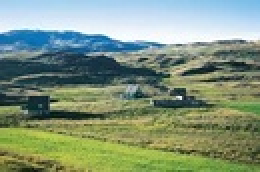
#> input picture 504 - Database Management System/KNN/dataset/all_sample/s1.jpg, 130 x 86 px, shrunk from 275 x 183 before the run (shown 2 times larger)
$ python KNN1.py
#> lines starting #> are read from the running program, lines starting #| are printed output that depends on the picture
import math

from PIL import Image


def load_images():
    train_images = [Image.open('dataset/all_sample/s1.jpg'), Image.open('dataset/all_sample/s2.jpg'),
                    Image.open('dataset/all_sample/s3.jpg'), Image.open('dataset/all_sample/s4.jpg'),
                    Image.open('dataset/all_sample/s5.jpg'), Image.open('dataset/all_sample/s6.jpg'),
                    Image.open('dataset/all_sample/s7.jpg'), Image.open('dataset/all_sample/s8.jpg')]
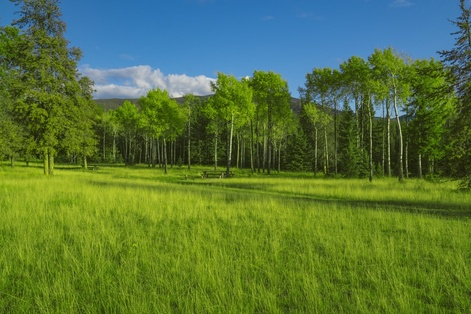
#> input picture 504 - Database Management System/KNN/dataset/all_sample/s2.jpg, 471 x 314 px, shrunk from 1000 x 667 before the run
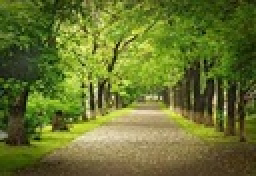
#> input picture 504 - Database Management System/KNN/dataset/all_sample/s3.jpg, 128 x 88 px, shrunk from 271 x 186 before the run (shown 2 times larger)
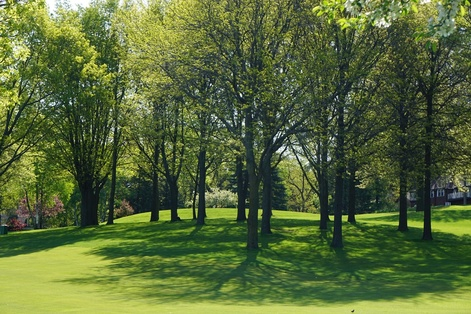
#> input picture 504 - Database Management System/KNN/dataset/all_sample/s4.jpg, 471 x 314 px, shrunk from 1000 x 667 before the run
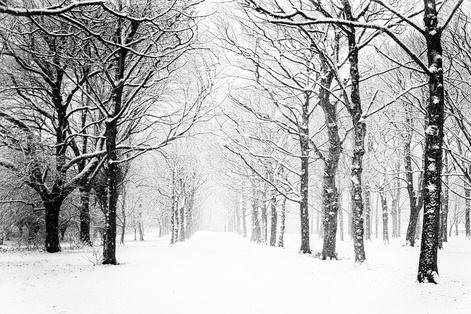
#> input picture 504 - Database Management System/KNN/dataset/all_sample/s5.jpg, 471 x 314 px, shrunk from 1000 x 665 before the run
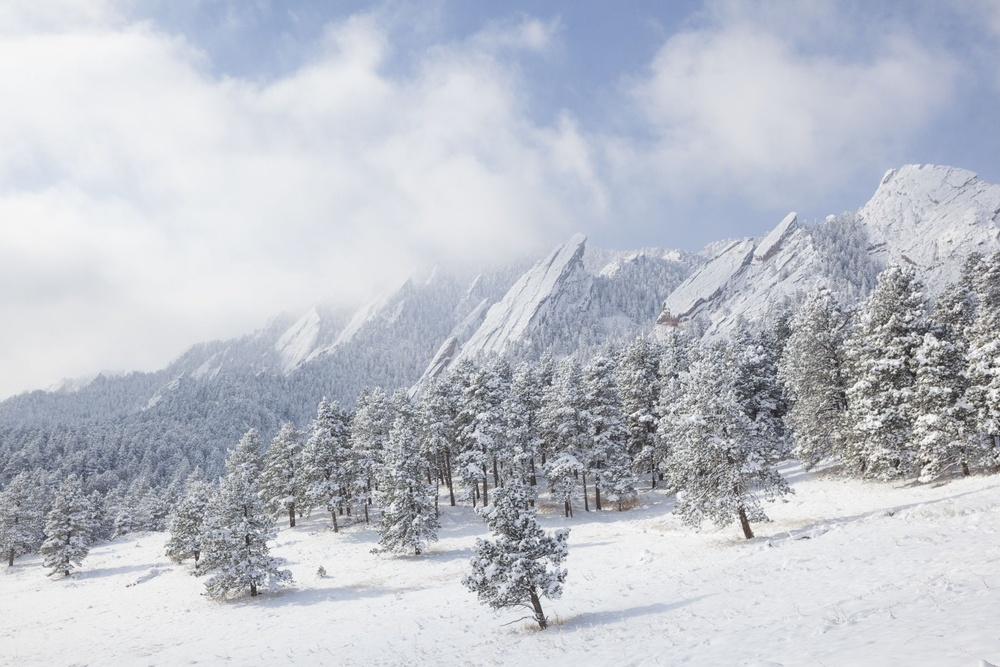
#> input picture 504 - Database Management System/KNN/dataset/all_sample/s6.jpg, 1000 x 667 px, shrunk from 2121 x 1414 before the run

    # for t_image in train_images:
    #     print(t_image.size)
    return train_images


def square_of_dif(param, param1):
    dif = abs(param - param1)
    return dif * dif


def euclidean(train_img, test_image):
    wid_tr, hei_tr = train_img.size
    wid_te, hei_te = test_image.size

    width, height = min(wid_te, wid_tr), min(hei_tr, hei_te)
    value = 0.0
    for w in width:
        for h in height:
            value += square_of_dif(train_img[w][h], test_image[w][h])

    return math.sqrt(value)


def calculate_nearest(train_img):
    test_image_1 = Image.open('dataset/all_sample/test_image_1.jpg','r')
    t_width, t_height = test_image_1.size
    knn_value = euclidean(train_img, test_image_1)
    print(knn_value)


#> (the run stopped early here; a loop or call above may not have finished)
